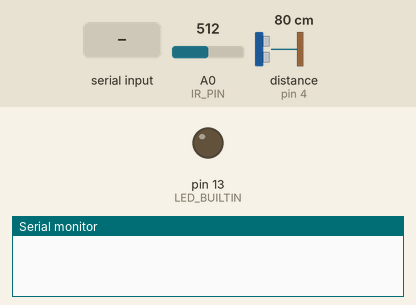
A sketch run on a simulated Arduino Uno, built with avr-gcc and run on an emulated ATmega328P. Shown: output pins drawn as LEDs (lit = HIGH), the last lines printed to the serial monitor. Dashed ring = blinking. The inputs (shaded band) are chosen by the test bench; at power-on: A0 (IR_PIN) = 512, distance to the obstacle (sensor on pin 4) 80 cm. The echo pulse lasts 58.3 µs per cm; pins used as bus, display or sensor lines are not drawn.

Above: at 1.2 s.
1.3 s: "STOP\n" received over Serial
At 1.4 s:
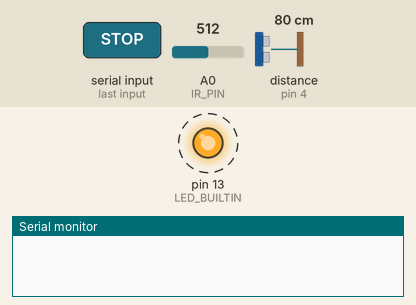
4.3 s: "START\n" received over Serial
At 5.0 s:
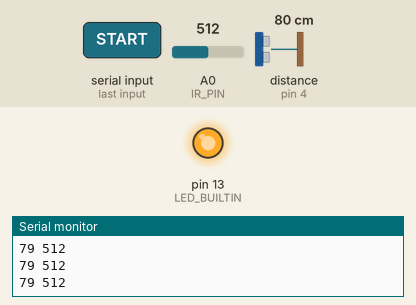
Timing chart, 0 to 7.3 s (numbered marks = the images above; inputs shaded):
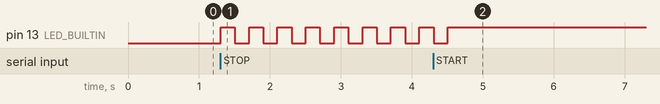

Measured:
- after the input at 1.3 s, pin 13 (LED_BUILTIN): alternates HIGH for 0.20 s and LOW for 0.20 s, starting at once
- after the input at 4.3 s, pin 13 (LED_BUILTIN): goes on until 4.5 s, then stays HIGH

The sketch:

calibration.ino
```cpp
#define TRIG_PIN 5
#define ECHO_PIN 4
#define IR_PIN A0

bool isRunning = false;
bool isFinished = false;

void setup() {
  Serial.begin(9600);
  pinMode(TRIG_PIN, OUTPUT);
  pinMode(ECHO_PIN, INPUT);
  pinMode(LED_BUILTIN, OUTPUT);
}

long getUltrasonicDistance() {
  digitalWrite(TRIG_PIN, LOW);
  delayMicroseconds(2);
  digitalWrite(TRIG_PIN, HIGH);
  delayMicroseconds(10);
  digitalWrite(TRIG_PIN, LOW);
  long duration = pulseIn(ECHO_PIN, HIGH);
  return duration * 0.034 / 2;
}

void loop() {
  if (Serial.available() > 0) {
    String command = Serial.readStringUntil('\n');
    command.trim();

    if (command.startsWith("START")) {
        isFinished = false;
        isRunning = true;
        digitalWrite(LED_BUILTIN, HIGH);
    }
    else if (command == "STOP") {
       isRunning = false;
       isFinished = true;
       digitalWrite(LED_BUILTIN, LOW);
    }
  }

  if (isRunning) {
    long dist = getUltrasonicDistance();
    int irVal = analogRead(IR_PIN);

    Serial.print(dist);
    Serial.print(" ");
    Serial.println(irVal);

    delay(50);
  }

  if (isFinished) {
    digitalWrite(LED_BUILTIN, HIGH);
    delay(200);
    digitalWrite(LED_BUILTIN, LOW);
    delay(200);
  }
}
```
